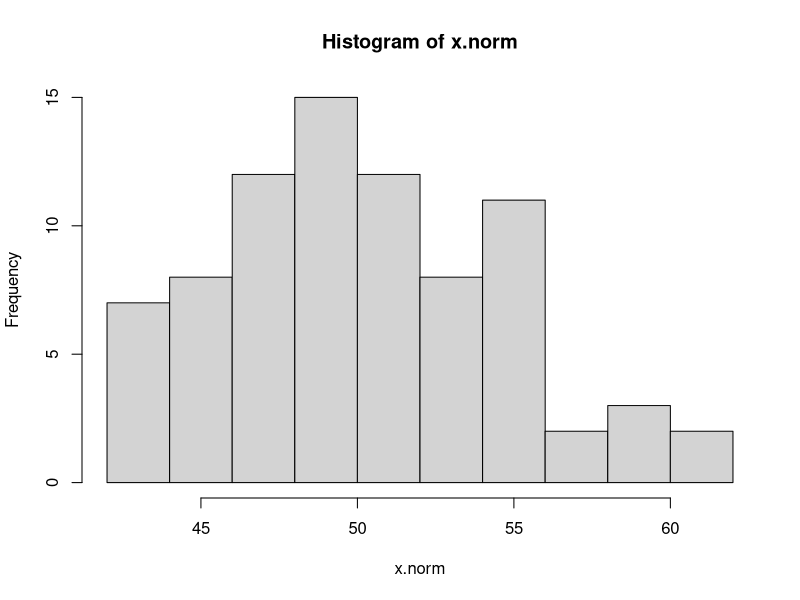
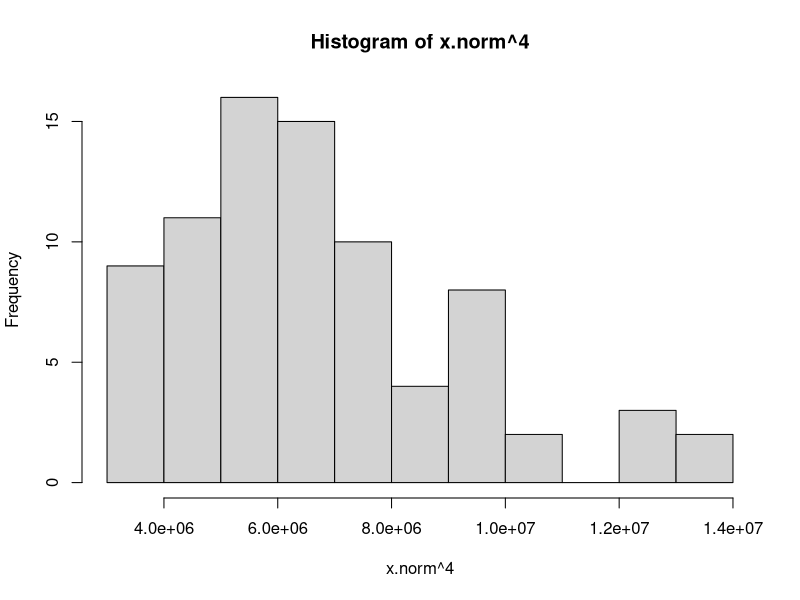
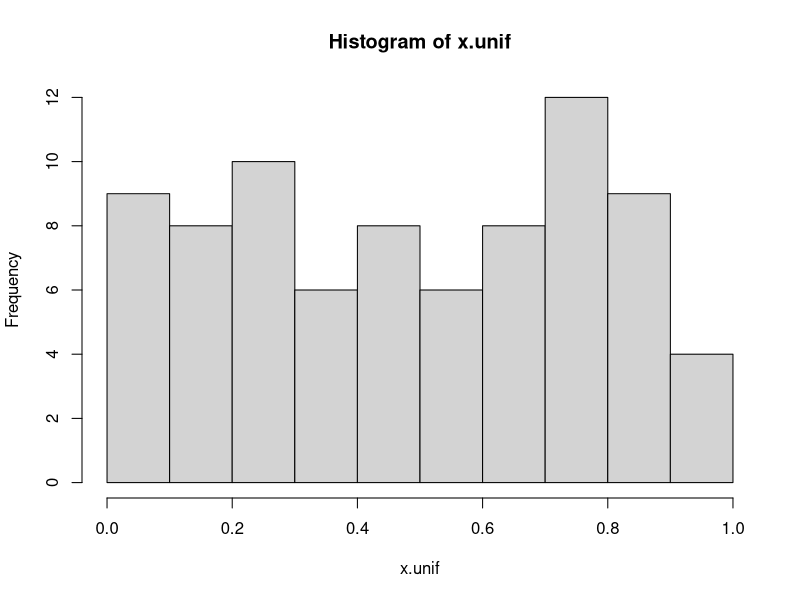
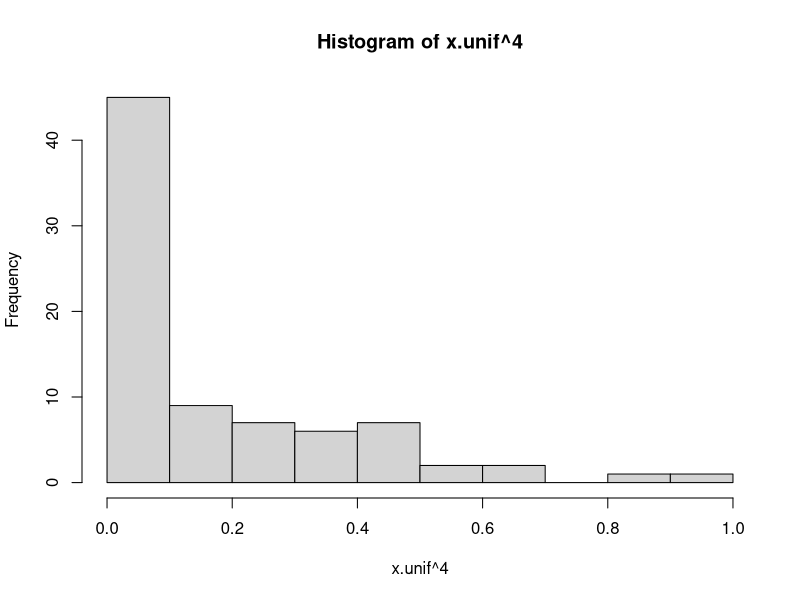
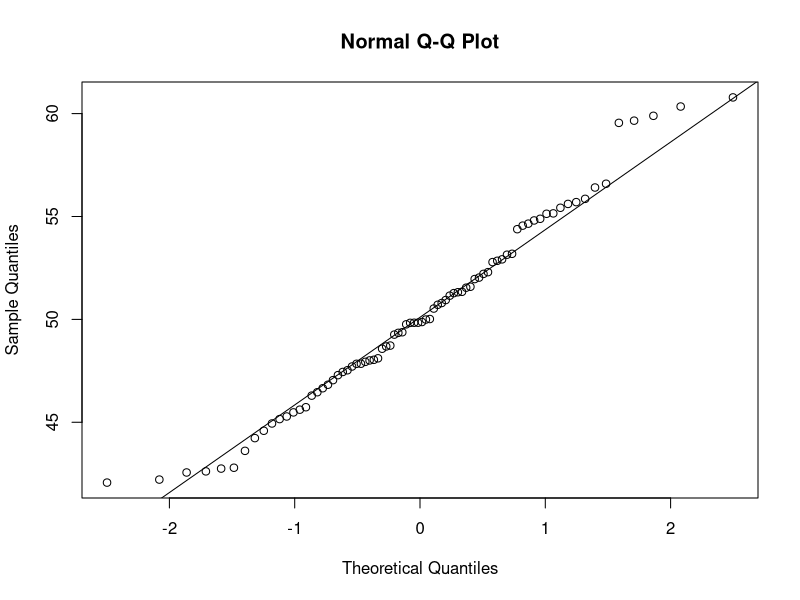
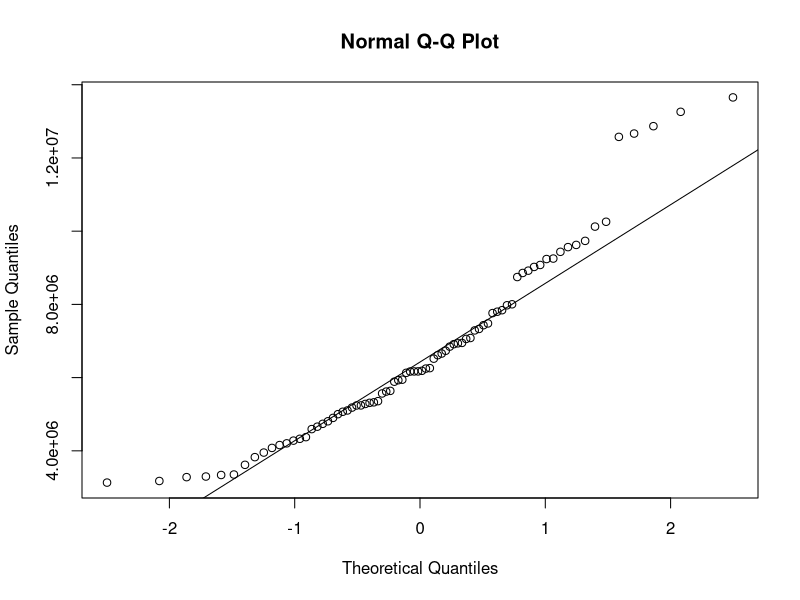
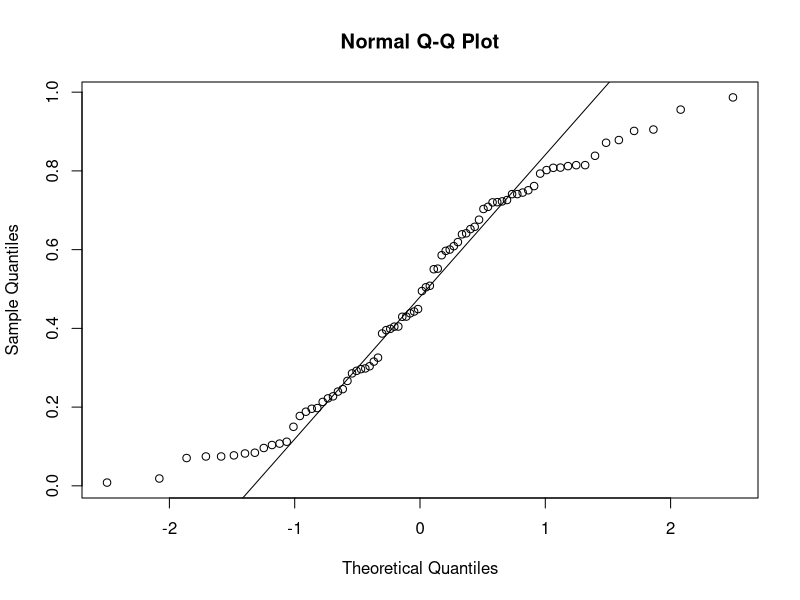
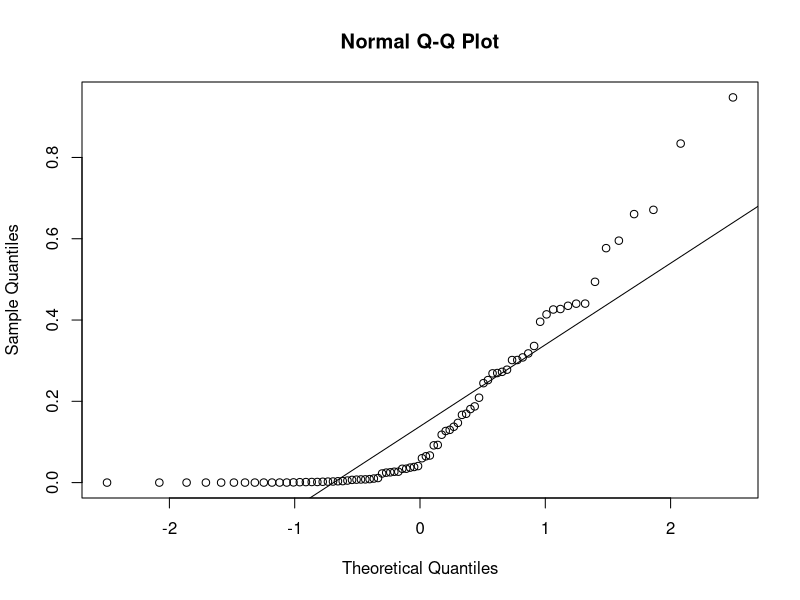

Generate these figures, in order, with R:
####+####+####+####+####+####+####+####+####+####+####+####+####+####+####+####+

#Marc d. Paradis
#R 3.4.1 for Windows
#RStudio 1.1.383

set.seed(183)
# Normally distributed numbers
x.norm <- 
  rnorm(
    n = 80, 
    mean = 50, 
    sd = 5
    )
hist(
  x.norm
  )
# Take these numbers to the fourth power to create a non-normal distribution
hist(x.norm^4)

# Uniformly distributed numbers
x.unif <- 
  runif(n = 80)
hist(
  x = x.unif
  )
# Take these numbers to the fourth power to create a non-uniform distribution
hist(
  x = x.unif^4
  )

# Compare the numbers sampled with rnorm() against normal distribution
qqnorm(
  y = x.norm
  )
qqline(
  y = x.norm, 
  distribution = qnorm, 
  probs = c(0.25, 0.75), 
  qtype = 7
  ) 
# defaults from documentation

# Sometimes getAnywere() gives us insight into the function formula and
# defaults

getAnywhere(
  x = qqline
  )

# We can see that the distribution parameter must be a function for which the
# parameter probs is the argument.  In other words:

qnorm(
  p = c(0.25, 0.75)
  )

# The same rnorm() numbers to the 4th power, compared to the normal 
# distribution
qqnorm(
  y = x.norm^4
  )
qqline(
  y = x.norm^4
  )

# Numbers sampled from the flat distribution, compared to normal
qqnorm(
  y = x.unif
  )
qqline(
  y = x.unif
  )

# Numbers sampled from the flat distribution, compared to normal
qqnorm(
  y = x.unif^4
  )
qqline(
  y = x.unif^4
  )

# Compare x.normand u
qqplot(
  x = x.norm, 
  y = x.unif
  )
qqline(
  y = x.unif
  )

# Where is the line? The issue here is that x.norm and x.unif are not scaled and 
# qqline() by default calculates relative to a standard normal distribution.
# It pays to read documentation and experiment until things make sense.

# Scale x.norm and u
x.norm.scale <- 
  (x.norm - mean(x.norm)) / sd(x.norm)
hist(
  x = x.norm.scale
  )
qqnorm(
  y = x.norm.scale
  )
qqline(
  y = x.norm.scale
  )

x.unif.scale <- 
  (x.unif - mean(x.unif)) / sd(x.unif)
hist(
  x = x.unif.scale
  )
qqnorm(
  y = x.unif.scale
  )
qqline(
  y = x.unif.scale
  )

# Q-Q Plot compare scaled x.norm and u
qqplot(
  x = x.norm.scale, 
  y = x.unif.scale
  )
qqline(
  y = x.unif.scale
  )

# Note that all scaling does in a Q-Q Plot is change the axis labels, it does
# not change any of the relationships between distributions. It is important
# however, when using qqline(). If you don't believe me, run this:
qqplot(
  x = x.norm, 
  y = x.unif
  )

# and then toggle back and forth. So qqplot() doesn't care about scaling, but
# qqline() does

# Begs the question then, is there a better way to plot a qqline, one which
# might also give us slope and intercept, r-squared, etc? Yes, but we have to
# do a little work.  We will use R's standard linear modeling function lm().
# We need to remember that implicit in a Q-Q Plot is an ordering of the 
# distributions from lowest to highest, so simple approach of:

lm(
  formula = x.unif ~ x.norm
  )

abline(  # abline() "understands" how to plot a linear model object
  lm(
    formula = x.unif ~ x.norm
    )
  )

# doesn't work. But there is a simple fix, just sort both distributions:

lm(
  formula = sort(x.unif) ~ sort(x.norm)
  )

abline(
  lm(
    formula = sort(x.unif) ~ sort(x.norm)
    )
  )

# If we put output of lm into the variable qqfit, we can get all kinds of
# information on the linear regression and its fit:

qqplot(
  x = x.norm, 
  y = x.unif
  )
qqfit.ux <- 
  lm(
    formula = sort(x.unif) ~ sort(x.norm)
    )
abline(qqfit.ux) # qqfit.ux is a fit or model object abline() "understands"
summary.lm(qqfit.ux)

# Note that we don't need to standardize in order for this work. This is a 
# significant improvement over qqline() where we do

# Let's try to use a Q-Q Plot on a non-normal distribution such as the chi-
# square distribution

# Let's generate some observed data:
x.chi <-
  rchisq(
    n = 100, 
    df = 2
    )

# Need to scale so we can apply qqline()
x.chi.scale <- 
  (x.chi - mean(x.chi)) / sd(x.chi)
qqnorm(
  y = x.chi.scale
  )
qqline(
  y = x.chi.scale
  )

# Clearly non-normal, but what if we want to assess is it what we would 
# expect for a random sample from a chi-square distribution. We could just
# random sample again, but that doesn't seem right, remember that we want to
# compare against the theoretical chi-square, it is that theoretical 
# distribution which allows us to generate an expected set of values.

# In R, we can use the function ppoints() to generate n equally spaced points
# between 0 and 1, inclusive

x.pp <- 
  ppoints(
    n = 100 # because n = 100 in observed sample, this is a best practice
    ) 

# If we put x.pp into the chi-square quantile function with the same df, then
# we get a string of 100 evenly space expected chi-square values

x.chi.expect <- 
  qchisq(
    p = x.pp, 
    df = 2
    )

# Note that these values are not normalized

qqplot(
  x = x.chi.expect, 
  y = x.chi
  )

# Remember that part of what a Q-Q Plot does is sort both observed and
# expected, we need to sort our observed data before we fit it to a linear
# model

qqfit.chi <- 
  lm(
    formula = sort(x.chi) ~ x.chi.expect
    )
summary.lm(object = qqfit.chi)

# We can now add this line to our Q-Q Plot

abline(
  lm(
    formula = sort(x.chi) ~ x.chi.expect
    )
  )

# and if we just try to do a qqline command, it fails because of scaling
qqline(
  y = x.chi
  )

# What if we take these same observed x.chi values and compare them to a
# theoretical standard normal expected distribution?

x.norm.expect <- 
  qnorm(
    p = x.pp
    )
qqplot(
  x = x.norm.expect, 
  y = x.chi
  )
qqfit.chinorm <- 
  lm(
    formula = sort(x.chi) ~ x.norm.expect
    )
summary.lm(
  object = qqfit.chinorm
  )
abline(qqfit.chinorm)

#Q-Q Plot compare normal distribution to a t distribution
n1 <- rnorm(n = 1000, mean = 0, sd = 1) #note already scaled
qqnorm(
  y = n1
  )
t1 <- rt(n = 1000, df = 10)
qqnorm(
  y = t1
  )

# So let's now plot n1 v t1
qqplot(x = n1, y = t1) #Curve is different because x-axis is different, it is derived
                       #from a theoretical normal curve, rather than the observed n1

qqfit.n1t1 <- 
  lm(
    formula = sort(t1) ~ sort(n1)
    )
summary.lm(qqfit.n1t1)

abline(qqfit.n1t1)

#Q-Q Plot compare two standard normal distributions
n2 <- rnorm(n = 1000, mean = 0, sd = 1) #note already scaled
qqplot(x = n1, y = n2)
qqfit.n1n2 <- 
  lm(
    formula = sort(n2) ~ sort(n1)
    )
abline(qqfit.n1n2)
summary.lm(qqfit.n1n2)

#Q-Q Plot compare two very non-standard normal distributions
n3 <- rnorm(n = 1000, mean = 10, sd = 0.5) #note raw, unscaled
qqnorm(y = n3)

n4 <- rnorm(n = 1000, mean = 150, sd = 30) #note raw, unscaled and different
qqnorm(
  y = n4
  )

qqplot(x = n3, y = n4)
qqfit.n3n4 <- 
  lm(
    formula = sort(n4) ~ sort(n3)
    )

abline(qqfit.n3n4)

summary.lm(qqfit.n3n4)

#Shapiro-Wilk Normality Test. 
#Null Hypothesis = Distribution is Normally Distributed
#p >  0.05 Fail to Reject Null Hypothesis
#p <= 0.05 Reject the Null Hypothesis (therefore: Distribution is not normal)
shapiro.test(x.norm)
shapiro.test(x.norm^4)
shapiro.test(x.norm.scale)
shapiro.test(x.unif)
shapiro.test(x.unif^4)
shapiro.test(x.unif.scale)
shapiro.test(x.chi)
shapiro.test(x.chi.scale)
shapiro.test(x.chi.expect)
shapiro.test(n1)  #dance of the p-values!
shapiro.test(n2)
shapiro.test(t1)
shapiro.test(n3)  #dance of the p-values!
shapiro.test(n4)

# Recreate the classic Q-Q Plot series
library(rmutil) #necessary for Laplace Distributional Model

# Note the masked function calls.  Both rmutil and psych packages have a
# function called plot.residuals.  Both rmutil and stats packages have a
# function called nobs.  They may or may not do the same thing, but if I type
# either function, R will use the rmutil defintion of the function.

# In R, the order of loading packages makes a difference, if two or more
# packages have identically named functions, then the package loaded last
# will mask the identically named functions of all preceding packages.

# You can use the following syntax to specify which library to run a
# particular function from:

# packagename :: functionname()
# psych :: plot.residuals()
# stats :: nobs()

# But we are okay with rmutil for now as we not using either masked function

n <- 1000
# Expected Standard Normal Theoretical Quantile
x.norm.expct <- 
  sort(
    qnorm(
      p = ppoints(
        n = n
        )
      )
    )

library(e1071) #Necessary for kurtosis() and skewness() functions below

# Observed Non-Standard/Non-Normal Quantiles
x.norm.obsvd <- 
  sort(
    rnorm(
      n = n, 
      mean = 137, 
      sd = 7.39
      )
    )
hist(
  x = x.norm.obsvd, 
  prob = T
  )
curve(
  dnorm(
    x = x, 
    mean = 137, 
    sd = 7.39
    ), 
  add = T
  )
kurtosis(x.norm.obsvd)
skewness(x.norm.obsvd)

x.laplace.obsvd <- 
  sort(
    rlaplace(
      n = n, 
      m = 5, 
      s = 0.5
      )
    ) #Fat/Heavy tailed
#I believe that s < 1 makes this leptokurtic
# http://ugrad.stat.ubc.ca/R/library/rmutil/html/Laplace.html
hist(
  x = x.laplace.obsvd, 
  prob = T
  )
curve(
  dnorm(
    x = x, 
    mean = mean(x.laplace.obsvd), 
    sd = sd(x.laplace.obsvd)), 
  add = T
  )
kurtosis(x.laplace.obsvd)
skewness(x.laplace.obsvd)

x.cosine.obsvd <- 
  sort(
    cos(
      seq(
        from = -pi, 
        to = pi,
        length.out = n
        )
      )
    ) #Narrow/Light tailed
hist(
  x = x.cosine.obsvd, 
  prob = T
  )
curve(
  dnorm(
    x = x, 
    mean = mean(x.cosine.obsvd), 
    sd = sd(x.cosine.obsvd)
    ), 
  add = T
  )
kurtosis(x.cosine.obsvd)
skewness(x.cosine.obsvd)

x.uniform.obsvd <- 
  sort(
    runif(
      n = n, 
      max = 1
      )
    ) #Narrow/Light tailed
hist(
  x = x.uniform.obsvd, 
  prob = T
  )
curve(
  dnorm(
    x = x, 
    mean = mean(x.uniform.obsvd), 
    sd = sd(x.uniform.obsvd)), 
  add = T
  )
kurtosis(x.uniform.obsvd)
skewness(x.uniform.obsvd)

x.beta.obsvd <- 
  sort(
    rbeta(
      n = n, 
      shape1 = 2, 
      shape2 = 2
      )
    ) #Narrow/Light tailed
hist(
  x = x.beta.obsvd, 
  prob = T
  )
curve(
  dnorm(
    x = x, 
    mean = mean(x.beta.obsvd), 
    sd = sd(x.beta.obsvd)
    ), 
  add = T
  )
kurtosis(x.beta.obsvd)
skewness(x.beta.obsvd)

x.lognorm.obsvd <- 
  sort(
    rlnorm(
      n = n, 
      meanlog = 1, 
      sdlog = 0.5
      )
    ) #Right skewed
hist(
  x = x.lognorm.obsvd, 
  prob = T
  )
curve(
  dnorm(
    x = x, 
    mean = mean(x.lognorm.obsvd), 
    sd = sd(x.lognorm.obsvd)
    ), 
  add = T
  )
kurtosis(x.lognorm.obsvd)
skewness(x.lognorm.obsvd)

library(fGarch) #Necessary for skew normal distribution modeling
# LOOKS LIKE fGarch HAS KURTOSIS AND SKEW FUNCTIONS THAT MASK psych
x.negskewnorm.obsvd <- 
  sort(
    rsnorm(
      n = n, 
      mean = 0, 
      sd = 1, 
      xi = 0.1
      )
    ) #Left Skewed
hist(
  x = x.negskewnorm.obsvd, 
  prob = T
  )
curve(
  dnorm(
    x = x, 
    mean = mean(x.negskewnorm.obsvd), 
    sd = sd(x.negskewnorm.obsvd)
    ), 
  add = T
  )
kurtosis(x.negskewnorm.obsvd)
skewness(x.negskewnorm.obsvd)

x.posskewnorm.obsvd <- 
  sort(
    rsnorm(
      n = n, 
      mean = 0, 
      sd = 1, 
      xi = 10
      )
    ) #Right Skewed
hist(
  x = x.posskewnorm.obsvd, 
  prob = T
  )
curve(
  dnorm(
    x = x, 
    mean = mean(x.posskewnorm.obsvd), 
    sd = sd(x.posskewnorm.obsvd)
    ), 
  add = T
  )
kurtosis(x.posskewnorm.obsvd)
skewness(x.posskewnorm.obsvd)
plot(x.posskewnorm.obsvd)

x.bimodal.obsvd <- 
  sort(
    rbind(
      n2 + 5,
      n3 - 1
      )
    )
x.bimodal.obsvd <- 
  cbind(
    x.bimodal.obsvd, 
    c(1,2)
    )
x.bimodal.obsvd <- 
  x.bimodal.obsvd[x.bimodal.obsvd[, 2] == 1 , 1]
hist(
  x = x.bimodal.obsvd, 
  prob = T
  )
curve(
  dnorm(
    x = x, 
    mean = mean(x.bimodal.obsvd), 
    sd = sd(x.bimodal.obsvd)
    ), 
  add = T
  )
kurtosis(x.bimodal.obsvd)
skewness(x.bimodal.obsvd)


# Let's start plotting
qqplot(
  x = x.norm.expct, 
  y = x.norm.obsvd, 
  main = 'Observed Normal'
  )
abline(
  lm(
    formula = x.norm.obsvd ~ x.norm.expct
    )
  )
shapiro.test(x.norm.obsvd)

qqplot(
  x = x.norm.expct, 
  y = x.laplace.obsvd, 
  main = 'Observed Leptokurtic'
  )
abline(
  lm(
    formula = x.laplace.obsvd ~ x.norm.expct
    )
  )
shapiro.test(x.laplace.obsvd)

qqplot(
  x = x.norm.expct, 
  y = x.cosine.obsvd, 
  main = 'Observed Platykurtic'
  )
abline(
  lm(
    formula = x.cosine.obsvd ~ x.norm.expct
    )
  )
shapiro.test(x.cosine.obsvd)

qqplot(
  x = x.norm.expct, 
  y = x.uniform.obsvd, 
  main = 'Observed Platykurtic'
  )
abline(
  lm(
    formula = x.uniform.obsvd ~ x.norm.expct
    )
  )
shapiro.test(x.uniform.obsvd)

qqplot(
  x = x.norm.expct, 
  y = x.beta.obsvd, 
  main = 'Observed Platykurtic'
  )
abline(
  lm(
    formula = x.beta.obsvd ~ x.norm.expct
    )
  )
shapiro.test(x.beta.obsvd)

qqplot(
  x = x.norm.expct, 
  y = x.lognorm.obsvd, 
  main = 'Observed Positive/Right Skew'
  )
abline(
  lm(
    formula = x.lognorm.obsvd ~ x.norm.expct
    )
  )
shapiro.test(x.lognorm.obsvd)

qqplot(
  x = x.norm.expct, 
  y = x.posskewnorm.obsvd, 
  main = 'Observed Positive / Right Skew'
  )
abline(
  lm(
    formula = x.posskewnorm.obsvd ~ x.norm.expct
    )
  )
shapiro.test(x.posskewnorm.obsvd)

qqplot(
  x = x.norm.expct, 
  y = x.negskewnorm.obsvd, 
  main = 'Observed Negative / Left Skew'
  )
abline(
  lm(
    formula = x.negskewnorm.obsvd ~ x.norm.expct
    )
  )
shapiro.test(x.negskewnorm.obsvd)

qqplot(
  x = x.norm.expct, 
  y = x.bimodal.obsvd, 
  main = 'Observed Bimodal'
  )
abline(
  lm(
    formula = x.bimodal.obsvd ~ x.norm.expct
    )
  )
shapiro.test(x.bimodal.obsvd)

# Comparing Theoretical Distributions Against Each Other

n <- 100 # Nbr of Sample points (or draws)
N <- 10 # Nbr of Trials
p <- ppoints(n)
xlim <- c(-10,10)

x.unif.expct <- 
  qunif(
    p = p, 
    min = -1, 
    max = 1
    )
hist(
  x = x.unif.expct, 
  probability = T, 
  xlim = xlim
  )
curve(
  dunif(
    x = x, 
    min = -1, 
    max = 1
    ), 
  add = T
  ) #doesn't appear to work with discrete
plot(x.unif.expct)

x.bern.expct <- 
  qbinom(
    p = p, 
    size = 1, 
    prob = 0.5
    )
hist(
  x = x.bern.expct, 
  probability = T, 
  xlim = xlim
  )
curve(
  dbinom(
    x = x, 
    size = 1, 
    prob = 0.5
    ), 
  add = T
  ) #not sure what is going on with density (y-axis)

x.binom.expct <- 
  qbinom(
    p = p, 
    size = N, 
    prob = 0.5
    )
hist(
  x = x.binom.expct, 
  probability = T, 
  xlim = xlim
  )
curve(
  dbinom(
    x = x, 
    size = N, 
    prob = 0.5
    ), 
  add = T
  ) #doesn't appear to work with discrete

x.geom.expct <- 
  qgeom(
    p = p, 
    prob = 0.5
    )
hist(
  x = x.geom.expct
  )
hist(
  x = x.geom.expct, 
  probability = T, 
  xlim = xlim
  )
curve(
  dgeom(
    x = x, 
    prob = 0.5
    ), 
  add = T
  )

x.hyper.expct <- 
  qhyper(
    p = 0.9, 
    m = 5, 
    n = 45, 
    k = 10
    )
dhyper(
  x = 4, 
  m = 5, 
  n = 45, 
  k = 10
  ) #0.4 %Chance of pulling 4 whites (Density)
dhyper(
  x = 0:11, 
  m = 5, 
  n = 45, 
  k = 10
  )
hist(
  dhyper(
    x = 0:11, 
    m = 5, 
    n = 45, 
    k = 10
    )
  )

plot(
  x = 0:11, 
  y = dhyper(
    x = 0:11, 
    m = 5, 
    n = 45, 
    k = 10
    )
  )

phyper(
  q = 4, 
  m = 5, 
  n = 45, 
  k = 10
  ) #99.98% (PDF)
phyper(
  q = 0:11, 
  m = 5, 
  n = 45, 
  k = 10
  ) 
hist(
  phyper(
    q = 0:11, 
    m = 5, 
    n = 45, 
    k = 10
    )
  ) 
qhyper(
  p = 0.9998811, 
  m = 5, 
  n = 45, 
  k = 10
  ) #5 (quantile)
qhyper(
  p = 0.9, 
  m = 5, 
  n = 45, 
  k = 10
  ) #5 (quantile)
rhyper(
  nn = 10, 
  m = 5, 
  n = 45, 
  k = 10
  )

qhyper(
  p = dhyper(
    x = 0:11, 
    m = 5, 
    n = 45, 
    k = 10
    ), 
  m = 5, 
  n = 45, 
  k = 10
  ) #5 (quantile)

x.hyper.expct
hist(
  x = x.hyper.expct
  )
hist(
  x = x.hyper.expct, 
  probability = T, 
  xlim = xlim
  )
curve(
  dhyper(
    x = x, 
    m = 5, 
    n = 5, 
    k = 5
    ), 
  add = T
  )

rm(list=ls()) #Clears global environment of all visible objects (some hidden
              #objects may remain)

# END
